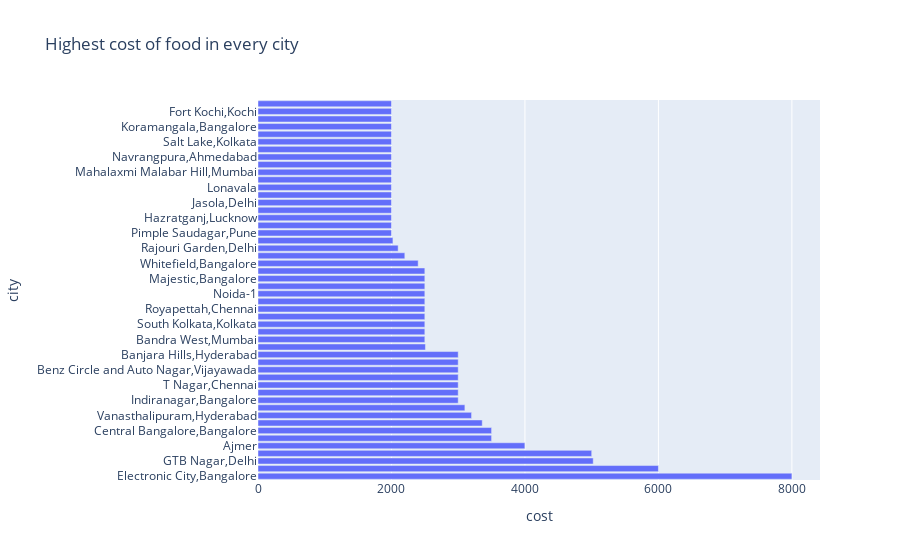

This figure's notebook cell:
### Code cell
fig=px.bar(highest_cost_name.head(50),
          x='cost',y='city',barmode='relative',title='Highest cost of food in every city')
fig.show()

### Figure 1 — Plotly figure (JSON) as saved in the notebook; plotly's stock layout.template omitted (floating-point values rounded to 4 significant figures)
{"data": [{"alignmentgroup": "True", "hovertemplate": "cost=%{x}<br>city=%{y}<extra></extra>", "legendgroup": "", "marker": {"color": "#636efa", "pattern": {"shape": ""}}, "name": "", "offsetgroup": "", "orientation": "h", "showlegend": false, "textposition": "auto", "type": "bar", "x": [8000, 6000, 5023, 5000, 3999, 3500, 3500, 3360, 3200, 3100, 3000, 3000, 3000, 3000, 3000, 3000, 3000, 2509, 2500, 2500, 2500, 2500, 2500, 2500, 2500, 2500, 2500, 2500, 2400, 2200, 2100, 2022, 2000, 2000, 2000, 2000, 2000, 2000, 2000, 2000, 2000, 2000, 2000, 2000, 2000, 2000, 2000, 2000, 2000, 2000], "xaxis": "x", "y": ["Electronic City,Bangalore", "Hathibarkala,Dehradun", "GTB Nagar,Delhi", "Vashi,Mumbai", "Ajmer", "Scruz Bandra East,Mumbai", "Central Bangalore,Bangalore", "Manikonda,Hyderabad", "Vanasthalipuram,Hyderabad", "Central Kolkata,Kolkata", "Indiranagar,Bangalore", "Hapur", "T Nagar,Chennai", "Powai,Mumbai", "Benz Circle and Auto Nagar,Vijayawada", "Vasant Kunj,Delhi", "Banjara Hills,Hyderabad", "Cuttack", "Bandra West,Mumbai", "Fort Colaba,Mumbai", "South Kolkata,Kolkata", "Esplanade,Kolkata", "Royapettah,Chennai", "Connaught Place,Delhi", "Noida-1", "Rajarhat,Kolkata", "Majestic,Bangalore", "Sultanpur", "Whitefield,Bangalore", "Kothapet & Dilsukhnagar,Hyderabad", "Rajouri Garden,Delhi", "Yelahanka,Bangalore", "Pimple Saudagar,Pune", "Central-goa", "Hazratganj,Lucknow", "Jayanagar,Bangalore", "Jasola,Delhi", "Jhunjhunu", "Lonavala", "Magarpatta,Pune", "Mahalaxmi Malabar Hill,Mumbai", "Kharagpur", "Navrangpura,Ahmedabad", "North-goa", "Salt Lake,Kolkata", "Bharatpur", "Koramangala,Bangalore", "Alipore,Kolkata", "Fort Kochi,Kochi", "Aliganj,Lucknow"], "yaxis": "y"}], "layout": {"barmode": "relative", "legend": {"tracegroupgap": 0}, "title": {"text": "Highest cost of food in every city"}, "xaxis": {"anchor": "y", "domain": [0, 1], "title": {"text": "cost"}}, "yaxis": {"anchor": "x", "domain": [0, 1], "title": {"text": "city"}}}}
